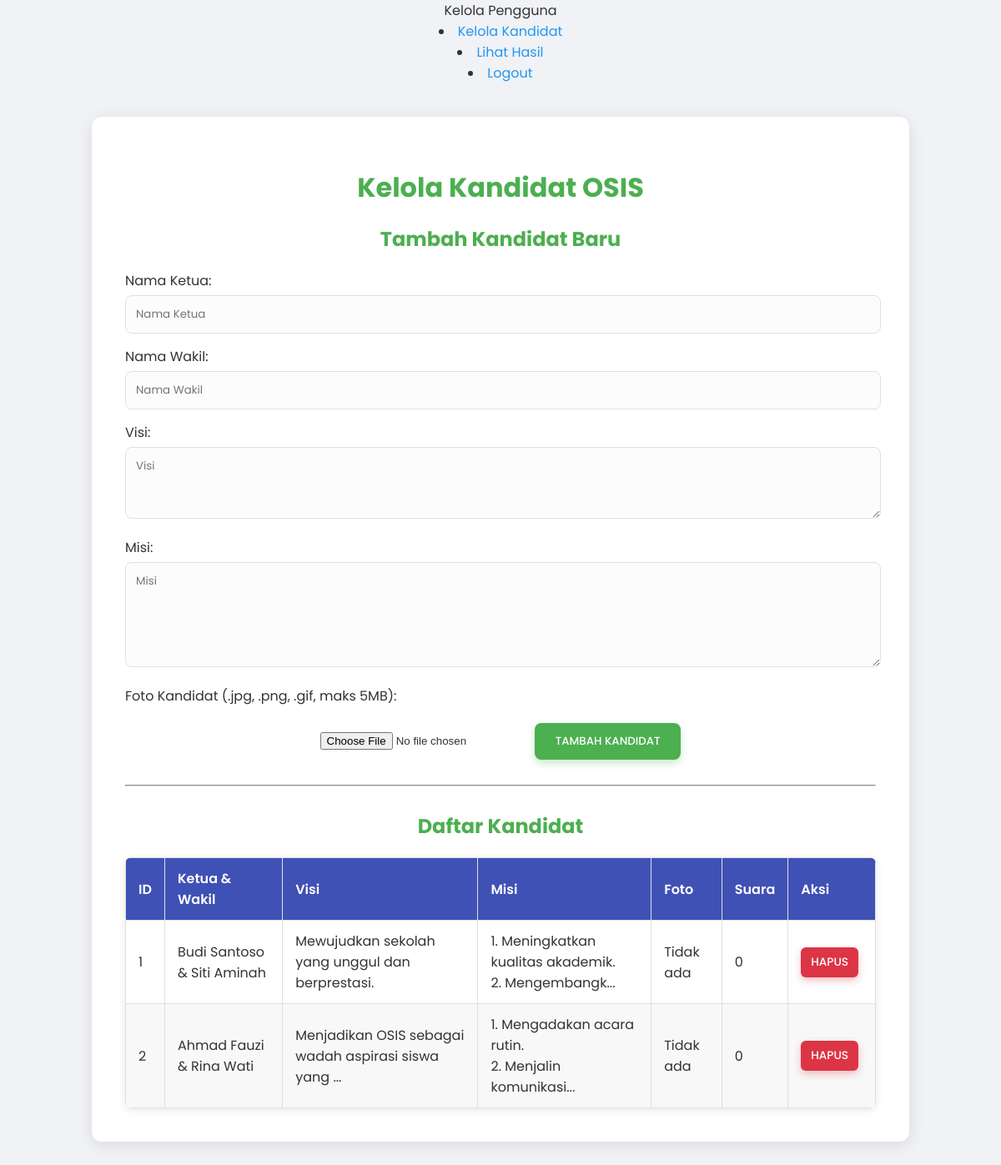
The app's page /admin/manage_candidates.php (signed in) with its own data.
### tables this page shows
CREATE TABLE `candidates` (
  `id` int(11) NOT NULL AUTO_INCREMENT,
  `nama_ketua` varchar(100) NOT NULL,
  `nama_wakil` varchar(100) NOT NULL,
  `visi` text,
  `misi` text,
  `foto` varchar(255) DEFAULT NULL,
  `votes` int(11) NOT NULL DEFAULT '0',
  PRIMARY KEY (`id`)
);

### admin/manage_candidates.php (the view, shortened to what this page needs)
<?php
require_once '../includes/db_connect.php';
$candidates = [];
$sql_candidates = "SELECT id, nama_ketua, nama_wakil, visi, misi, foto, votes FROM candidates ORDER BY id ASC";
$result_candidates = $conn->query($sql_candidates);
if ($result_candidates->num_rows > 0) {
    while ($row = $result_candidates->fetch_assoc()) {
        $candidates[] = $row;
    }
}
?>
<!DOCTYPE html>
<html lang="id">
<head>
    <link rel="stylesheet" href="../css/style.css">
                <li><a href="manage_candidates.php" class="active">Kelola Kandidat</a></li>
                <li><a href="results.php">Lihat Hasil</a></li>
                <li><a href="../logout.php">Logout</a></li>
    <div class="container admin-panel">
        <h1>Kelola Kandidat OSIS</h1>
        <h2 style="margin-top: 20px;">Tambah Kandidat Baru</h2>
        <form action="" method="POST" enctype="multipart/form-data">
            <label for="nama_ketua" style="display: block; text-align: left; margin-bottom: 5px;">Nama Ketua:</label>
            <input type="text" id="nama_ketua" name="nama_ketua" placeholder="Nama Ketua" required>
            <label for="nama_wakil" style="display: block; text-align: left; margin-bottom: 5px;">Nama Wakil:</label>
            <input type="text" id="nama_wakil" name="nama_wakil" placeholder="Nama Wakil" required>
            <label for="visi" style="display: block; text-align: left; margin-bottom: 5px;">Visi:</label>
            <textarea id="visi" name="visi" placeholder="Visi" rows="3" required></textarea>
            <label for="misi" style="display: block; text-align: left; margin-bottom: 5px;">Misi:</label>
            <textarea id="misi" name="misi" placeholder="Misi" rows="5" required></textarea>
            <label for="foto" style="display: block; text-align: left; margin-bottom: 5px;">Foto Kandidat (.jpg, .png, .gif, maks 5MB):</label>
            <input type="file" id="foto" name="foto" accept="image/*">
            <button type="submit" name="add_candidate" style="margin-top: 15px;">Tambah Kandidat</button>
        </form>
        <hr style="border-color: var(--border-light); margin: 30px 0;">
        <h2>Daftar Kandidat</h2>
        <?php if (empty($candidates)): ?>
            <p style="color: #666;">Belum ada kandidat yang terdaftar.</p>
        <?php else: ?>
            <table>
                <thead>
                    <tr>
                        <th>ID</th>
                        <th>Ketua & Wakil</th>
                        <th>Visi</th>
                        <th>Misi</th>
                        <th>Foto</th>
                        <th>Suara</th>
                        <th>Aksi</th>
                    </tr>
                </thead>
                <tbody>
                    <?php foreach ($candidates as $candidate): ?>
                        <tr>
                            <td><?php echo htmlspecialchars($candidate['id']); ?></td>
                            <td><?php echo htmlspecialchars($candidate['nama_ketua'] . ' & ' . $candidate['nama_wakil']); ?></td>
                            <td><?php echo nl2br(htmlspecialchars(substr($candidate['visi'], 0, 50))) . (strlen($candidate['visi']) > 50 ? '...' : ''); ?></td>
                            <td><?php echo nl2br(htmlspecialchars(substr($candidate['misi'], 0, 50))) . (strlen($candidate['misi']) > 50 ? '...' : ''); ?></td>
                            <td>
                                <?php if ($candidate['foto'] && file_exists('../' . $candidate['foto'])): ?>
                                    <img src="../<?php echo htmlspecialchars($candidate['foto']); ?>" alt="Foto" width="50" style="border-radius: 4px; border: 1px solid var(--border-light);">
                                <?php else: ?>
                                    Tidak ada
                                <?php endif; ?>
                            </td>
                            <td><?php echo htmlspecialchars($candidate['votes']); ?></td>
                            <td>
                                <button onclick="confirmDeleteCandidate(<?php echo $candidate['id']; ?>, '<?php echo htmlspecialchars($candidate['nama_ketua']); ?>')" class="button-danger">Hapus</button>
                            </td>
                        </tr>
                    <?php endforeach; ?>
                </tbody>
            </table>
        <?php endif; ?>
    </div>
</body>
</html>

### css/style.css (style rules this page uses)
:root { --primary-blue: #3F51B5; --secondary-blue: #5C6BC0; --accent-green: #4CAF50; --accent-blue: #2196F3; --background-light: #F0F2F5; --card-bg: #ffffff; --text-dark: #333333; --text-light: #ffffff; --border-light: #e0e0e0; --shadow-light: rgba(0, 0, 0, 0.1); --success-color: #28a745; --error-color: #dc3545; }
.container { background-color: var(--card-bg); border-radius: 12px; box-shadow: 0 4px 20px var(--shadow-light); padding: 40px; margin: 40px auto; max-width: 900px; width: 90%; text-align: center; }
h1, h2, h3 { color: var(--accent-green); margin-bottom: 20px; }
input[type="text"], input[type="password"], input[type="email"], textarea, select { width: calc(100% - 20px); padding: 12px; margin-bottom: 15px; border: 1px solid var(--border-light); background-color: #fcfcfc; color: var(--text-dark); border-radius: 8px; outline: none; font-family: 'Poppins', sans-serif; transition: border-color 0.3s ease, box-shadow 0.3s ease; }
button { background-color: var(--accent-green); color: var(--text-light); border: none; padding: 12px 25px; border-radius: 8px; cursor: pointer; font-family: 'Poppins', sans-serif; font-weight: 500; text-transform: uppercase; transition: background-color 0.3s ease, transform 0.2s ease, box-shadow 0.3s ease; box-shadow: 0 4px 10px rgba(76, 175, 80, 0.3); }
.button-danger { background-color: var(--error-color); box-shadow: 0 4px 10px rgba(220, 53, 69, 0.3); }
a { color: var(--accent-blue); text-decoration: none; transition: color 0.3s ease; }
table { width: 100%; border-collapse: collapse; margin-top: 20px; background-color: var(--card-bg); border-radius: 8px; overflow: hidden; box-shadow: 0 2px 10px var(--shadow-light); }
table th, table td { border: 1px solid var(--border-light); padding: 12px 15px; text-align: left; color: var(--text-dark); }
table th { background-color: var(--primary-blue); color: var(--text-light); font-weight: 600; }
table tr:nth-child(even) { background-color: #f8f8f8; }
table td button { padding: 8px 12px; font-size: 0.85em; margin-right: 5px; border-radius: 6px; }

### records on screen
candidates: id "1", nama_ketua+nama_wakil "Budi Santoso & Siti Aminah", visi "Mewujudkan sekolah yang unggul dan berprestasi.", misi "1. Meningkatkan kualitas akademik. 2. Mengembangk", shows "Tidak ada", votes "0"
candidates: id "2", nama_ketua+nama_wakil "Ahmad Fauzi & Rina Wati", visi "Menjadikan OSIS sebagai wadah aspirasi siswa yang", misi "1. Mengadakan acara rutin. 2. Menjalin komunikasi", shows "Tidak ada", votes "0"
